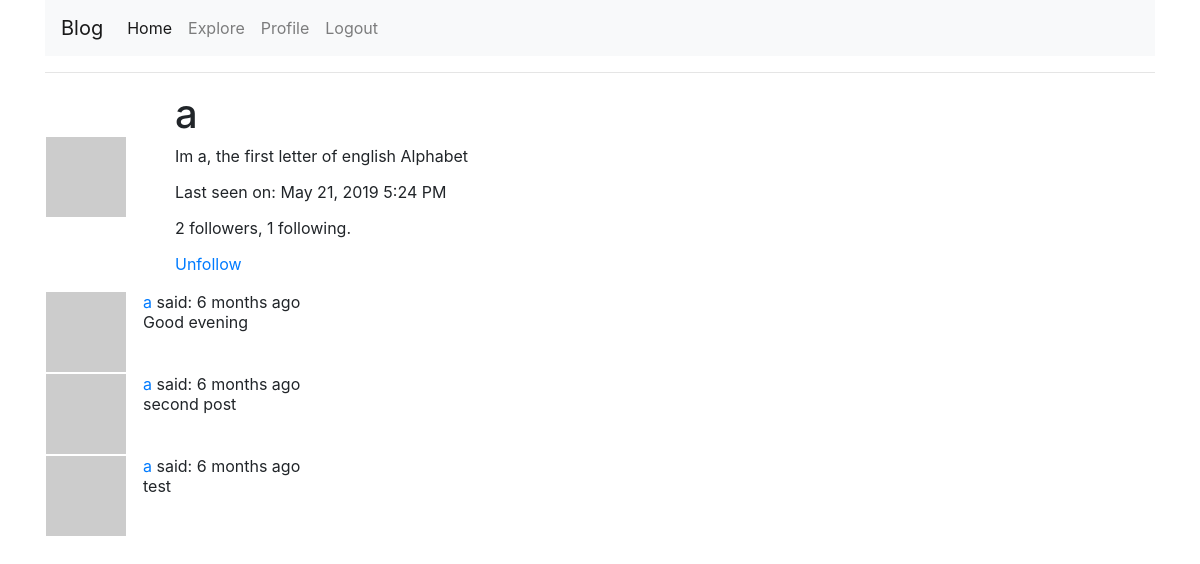
The page /user/a (signed in) on the database its author committed.
### app/models.py (models this page shows, shortened)
class User(UserMixin,db.Model):
    id =db.Column(db.Integer, primary_key=True)
    username = db.Column(db.String(64), index=True, unique=True)
    email = db.Column(db.String(120), index=True, unique=True)
    password_hash = db.Column(db.String(128))
    posts = db.relationship('Post', backref='author', lazy='dynamic')
    about_me = db.Column(db.String(140))
    last_seen = db.Column(db.DateTime, default=datetime.utcnow)
    followed = db.relationship(
        'User', secondary=followers,
        primaryjoin=(followers.c.follower_id == id),
        secondaryjoin=(followers.c.followed_id == id),
        backref=db.backref('followers', lazy='dynamic'), lazy='dynamic')
    def avatar(self, size):
        digest = md5(self.email.lower().encode('utf-8')).hexdigest()
        return 'https://www.gravatar.com/avatar/{}?d=identicon&s={}'.format(
            digest, size)
    def is_following(self, user):
        return self.followed.filter(
            followers.c.followed_id == user.id).count() > 0

class Post(db.Model):
    id = db.Column(db.Integer, primary_key=True)
    body = db.Column(db.String(140))
    timestamp = db.Column(db.DateTime, index=True, default=datetime.utcnow)
    user_id = db.Column(db.Integer, db.ForeignKey('user.id'))

### app/routes.py (the view)
@app.route('/user/<username>')
@login_required
def user(username):
    user = User.query.filter_by(username=username).first_or_404()
    page = request.args.get('page', 1, type=int)
    posts = user.posts.order_by(Post.timestamp.desc()).paginate(
        page, app.config['POSTS_PER_PAGE'], False)
    next_url = url_for('user', username=user.username, page=posts.next_num) \
        if posts.has_next else None
    prev_url = url_for('user', username=user.username, page=posts.next_num) \
        if posts.has_next else None
    return render_template('user.html', user=user, posts=posts.items,
                           next_url=next_url, prev_url=prev_url)

### app/models.py (called while the page is built)
@login.user_loader
def load_user(id):
    return User.query.get(int(id))

### app/routes.py (called while the page is built)
@app.before_request
def before_request():
    if current_user.is_authenticated:
        current_user.last_seen = datetime.utcnow()
        db.session.commit()

### app/templates/user.html (shortened to what this page needs)
{% extends "base.html" %}
{% block content %}
    <table>
        <tr valign="top">
            <td  class="pr-5 pt-5"><img src="{{ user.avatar(128) }}"></td>
            <td>
                <h1>  {{ user.username }}</h1>
                {% if user.about_me %}<p>{{ user.about_me }}</p>{% endif %}
                {% if user.last_seen %}<p>Last seen on: {{ ' '+moment(user.last_seen).format('LLL') }}  </p>{% endif %}
                <p>{{ user.followers.count() }} followers, {{ user.followed.count() }} following.</p>
                {% if user == current_user %}
                <p><a href="{{ url_for('edit_profile') }}">Edit your profile</a></p>
                {% elif not current_user.is_following(user) %}
                <p><a href="{{ url_for('follow', username=user.username) }}">Follow</a></p>
                {% else %}
                <p><a href="{{ url_for('unfollow', username=user.username) }}">Unfollow</a></p>
                {% endif %}
            </td>
        </tr>
    </table>
    {% for post in posts %}
        {% include '_post.html' %}
    {% endfor %}
{% endblock %}

### app/templates/_post.html
<table>
        <tr valign="top">
            <td class="pr-3"><img src="{{ post.author.avatar(36) }}"></td>
            <td>
                <a href="{{ url_for('user', username=post.author.username) }}">
                    {{ post.author.username }}
                </a>
                said: {{ moment(post.timestamp).fromNow() }}
                <br>{{ post.body }}
            </td>
        </tr>
</table>

### rows shown on the page
User: username "a", about_me "Im a, the first letter of english Alphabet", last_seen "May 21, 2019 5:24 PM"
Post: author.username "a", timestamp "6 months ago", body "Good evening"
Post: author.username "a", timestamp "6 months ago", body "second post"
Post: author.username "a", timestamp "6 months ago", body "test"

### other values the page prints
{{ user.followers.count() }} "2"
{{ user.followed.count() }} "1"
